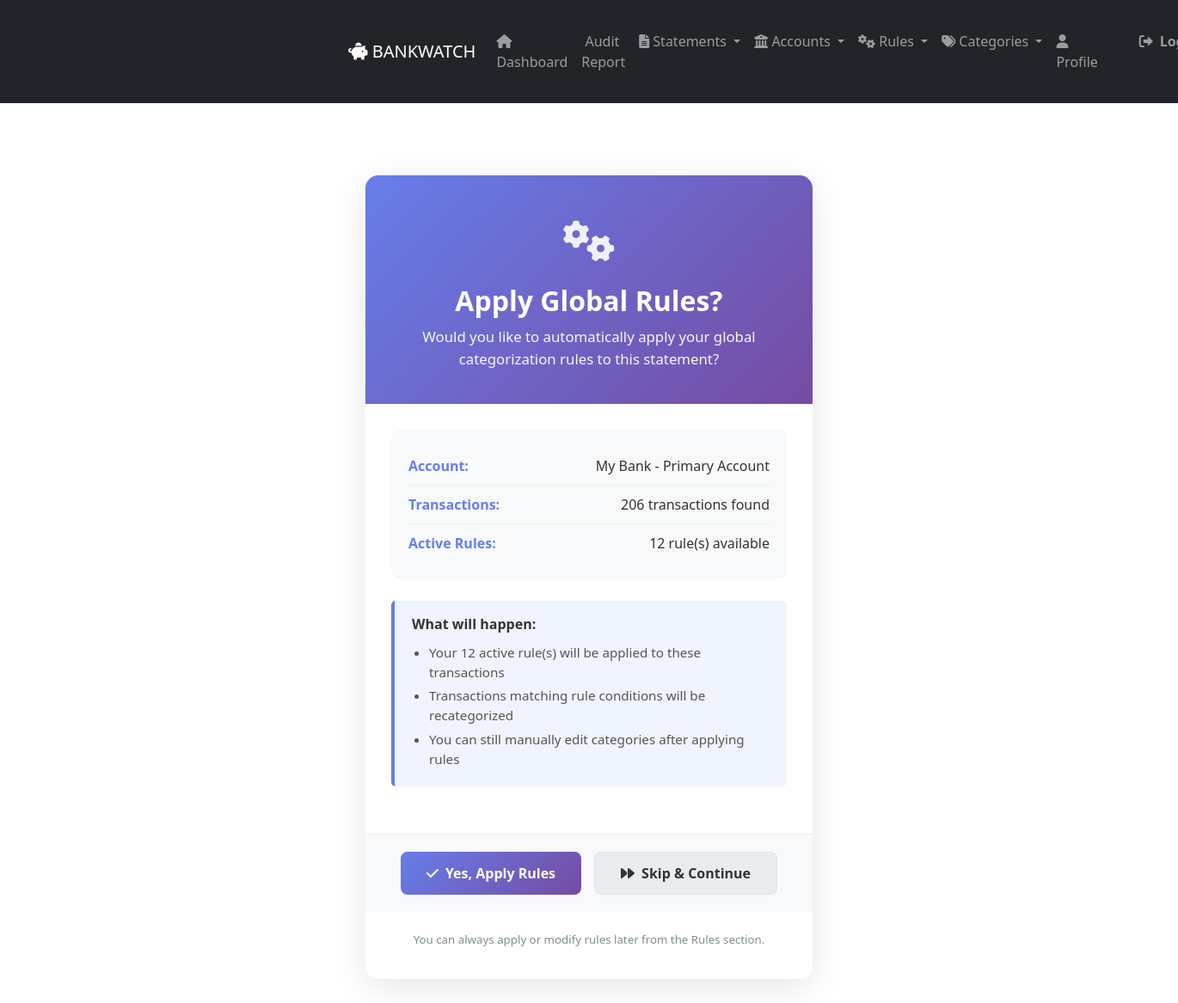
Screenshot of /analyzer/statements/9/rules-prompt/ (signed in) with the database file from the repository.
### analyzer/models.py (models this page shows, shortened)
class BankStatement(models.Model):
    PDF = 'PDF'
    EXCEL = 'EXCEL'
    CSV = 'CSV'
    FILE_TYPE_CHOICES = [
        (PDF, 'PDF Document'),
        (EXCEL, 'Excel Spreadsheet'),
        (CSV, 'CSV File'),
    ]
    account = models.ForeignKey(BankAccount, on_delete=models.CASCADE)
    statement_file = models.FileField(upload_to='statements/', null=True, blank=True)
    file_type = models.CharField(max_length=10, choices=FILE_TYPE_CHOICES, default=PDF)
    upload_date = models.DateTimeField(auto_now_add=True)
    statement_period_start = models.DateField(null=True, blank=True)
    statement_period_end = models.DateField(null=True, blank=True)
    original_filename = models.CharField(max_length=255, blank=True)
    rules_applied = models.BooleanField(default=False)  # Track if global rules have been applied

class BankAccount(models.Model):
    user = models.ForeignKey(User, on_delete=models.CASCADE)
    bank_name = models.CharField(max_length=100)
    account_name = models.CharField(max_length=100, blank=True)
    account_number = models.CharField(max_length=20, blank=True)
    account_type = models.CharField(max_length=50, blank=True)
    ifsc_code = models.CharField(max_length=11, blank=True)
    description = models.TextField(blank=True)
    created_at = models.DateTimeField(auto_now_add=True)

### analyzer/views.py (the view, shortened to what this page needs)
# urls.py: path('statements/<int:statement_id>/rules-prompt/', views.statement_rules_prompt, name='statement_rules_prompt'),
@login_required
def statement_rules_prompt(request, statement_id):
    statement = get_object_or_404(BankStatement, id=statement_id, account__user=request.user)
    if statement.rules_applied:
        return redirect('analysis_results', statement_id=statement_id)
    active_rules_count = Rule.objects.filter(user=request.user, is_active=True).count()
    context = {
        'statement': statement,
        'active_rules_count': active_rules_count,
    }
    return render(request, 'analyzer/statement_rules_prompt.html', context)

### templates/analyzer/statement_rules_prompt.html (shortened to what this page needs)
{% extends 'base.html' %}
{% load static %}
{% block content %}
<div class="container">
    <div class="prompt-wrapper">
        <div class="prompt-card">
            <div class="prompt-header">
                <div class="prompt-icon">
                    <i class="fas fa-cogs"></i>
                </div>
                <h2>Apply Global Rules?</h2>
                <p class="subtitle">Would you like to automatically apply your global categorization rules to this statement?</p>
            </div>
            <div class="prompt-content">
                <div class="statement-info">
                    <div class="info-item">
                        <span class="label">Account:</span>
                        <span class="value">{{ statement.account.bank_name }} - {{ statement.account.account_name }}</span>
                    </div>
                    <div class="info-item">
                        <span class="label">Transactions:</span>
                        <span class="value">{{ statement.transaction_set.count }} transactions found</span>
                    </div>
                    <div class="info-item">
                        <span class="label">Active Rules:</span>
                        <span class="value">{{ active_rules_count }} rule(s) available</span>
                    </div>
                </div>
                {% if active_rules_count == 0 %}
                <div class="alert alert-info">
                    <i class="fas fa-info-circle"></i>
                    <strong>No active rules found.</strong> You can proceed without applying rules, or create rules first.
                </div>
                {% else %}
                <div class="rules-info">
                    <p><strong>What will happen:</strong></p>
                    <ul>
                        <li>Your {{ active_rules_count }} active rule(s) will be applied to these transactions</li>
                        <li>Transactions matching rule conditions will be recategorized</li>
                        <li>You can still manually edit categories after applying rules</li>
                    </ul>
                </div>
                {% endif %}
            </div>
            <form method="POST" class="prompt-form">
                <div class="button-group">
                    {% if active_rules_count > 0 %}
                    <button type="submit" name="apply_rules" value="yes" class="btn btn-primary">
                        <i class="fas fa-check"></i>
                        Yes, Apply Rules
                    </button>
                    {% endif %}
                    <button type="submit" name="apply_rules" value="no" class="btn btn-secondary">
                        <i class="fas fa-forward"></i>
                        Skip & Continue
                    </button>
                </div>
            </form>
            <div class="prompt-footer">
                <p><small>You can always apply or modify rules later from the Rules section.</small></p>
            </div>
        </div>
    </div>
</div>
{% endblock %}

### templates/analyzer/statement_rules_prompt.html (style rules this page uses)
.container { max-width: 600px; margin: 0 auto; padding: 20px; }
.prompt-wrapper { display: flex; justify-content: center; align-items: center; min-height: 70vh; padding: 20px 0; }
.prompt-card { background: white; border-radius: 15px; box-shadow: 0 10px 40px rgba(0, 0, 0, 0.1); overflow: hidden; width: 100%; }
.prompt-header { background: linear-gradient(135deg, #667eea 0%, #764ba2 100%); color: white; padding: 40px 30px; text-align: center; }
.prompt-icon { font-size: 3rem; margin-bottom: 15px; opacity: 0.9; }
.prompt-header h2 { font-size: 2rem; margin: 10px 0; font-weight: 700; }
.subtitle { font-size: 1.05rem; opacity: 0.95; margin: 10px 0 0 0; }
.prompt-content { padding: 30px; }
.statement-info { background: #f8f9fa; border-radius: 10px; padding: 20px; margin-bottom: 25px; }
.info-item { display: flex; justify-content: space-between; padding: 10px 0; border-bottom: 1px solid #e9ecef; }
.info-item:last-child { border-bottom: none; }
.info-item .label { font-weight: 600; color: #667eea; }
.info-item .value { color: #333; }
.rules-info { background: #f0f4ff; border-left: 4px solid #667eea; padding: 15px 20px; border-radius: 5px; margin-bottom: 25px; }
.rules-info p { margin: 0 0 10px 0; font-weight: 600; color: #333; }
.rules-info ul { margin: 0; padding-left: 20px; color: #555; }
.rules-info li { margin: 5px 0; font-size: 0.95rem; }
.prompt-form { padding: 20px 30px; border-top: 1px solid #e9ecef; background: #f8f9fa; }
.button-group { display: flex; gap: 15px; justify-content: center; }
.btn { padding: 12px 30px; border: none; border-radius: 8px; font-size: 1rem; font-weight: 600; cursor: pointer; transition: all 0.3s ease; display: flex; align-items: center; gap: 8px; min-width: 160px; justify-content: center; }
.btn-primary { background: linear-gradient(135deg, #667eea 0%, #764ba2 100%); color: white; }
.btn-secondary { background: #e9ecef; color: #333; border: 1px solid #dee2e6; }
.prompt-footer { padding: 20px 30px; text-align: center; color: #7f8c8d; font-size: 0.95rem; background: white; }

### rows the page displays
BankStatement: account.bank_name "My Bank", account.account_name "Primary Account", transaction_set.count "206"

### other values shown
{{ active_rules_count }} "12"
